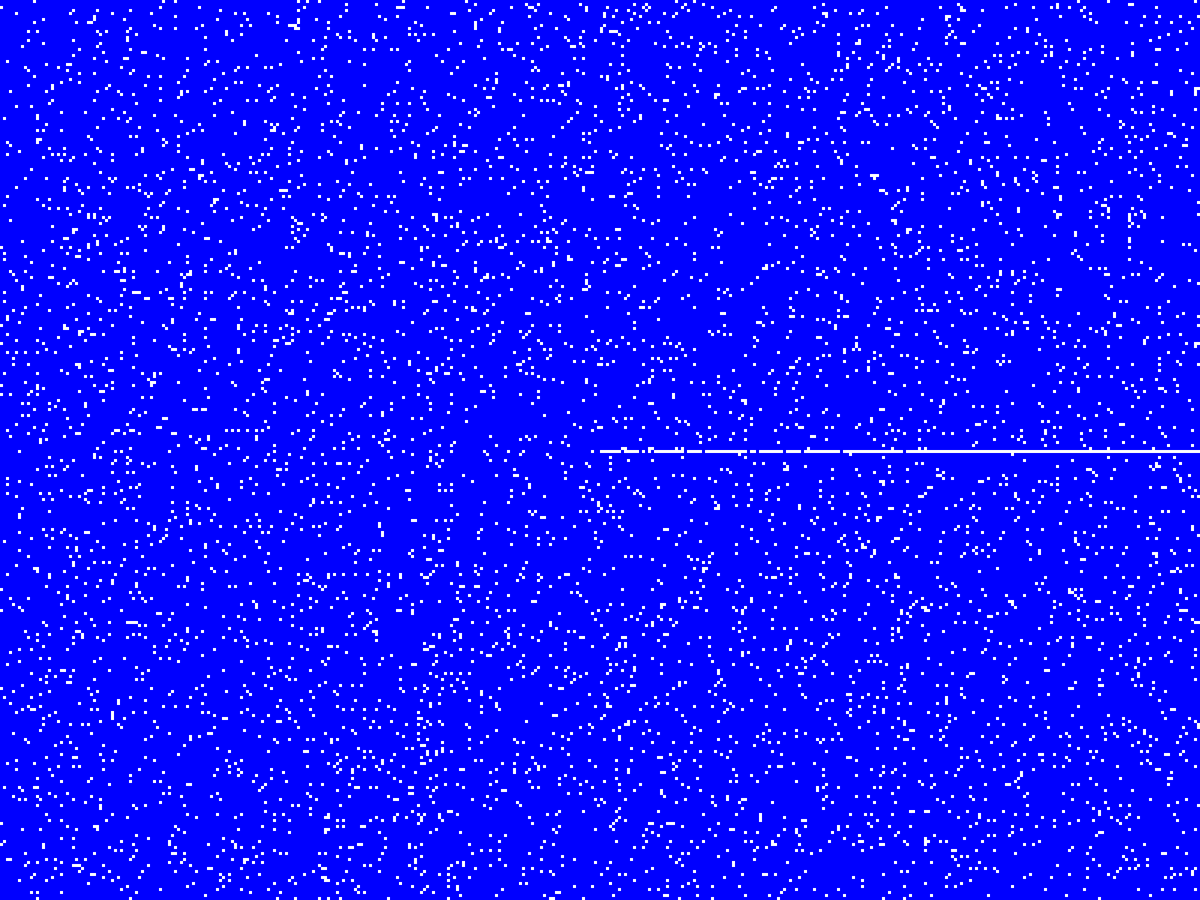
Frame 1 (no input)
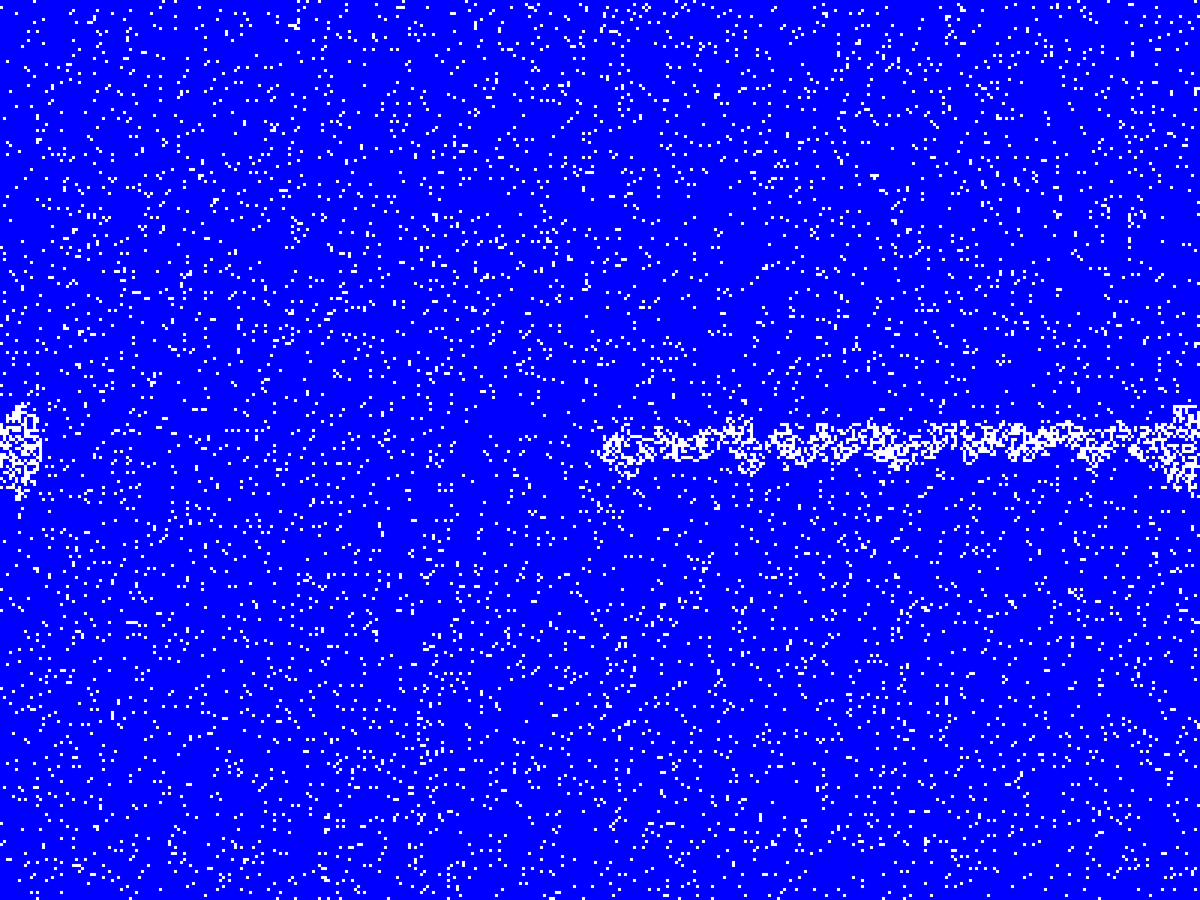
Frame 60 (the mouse pressed at the canvas centre just before this capture)
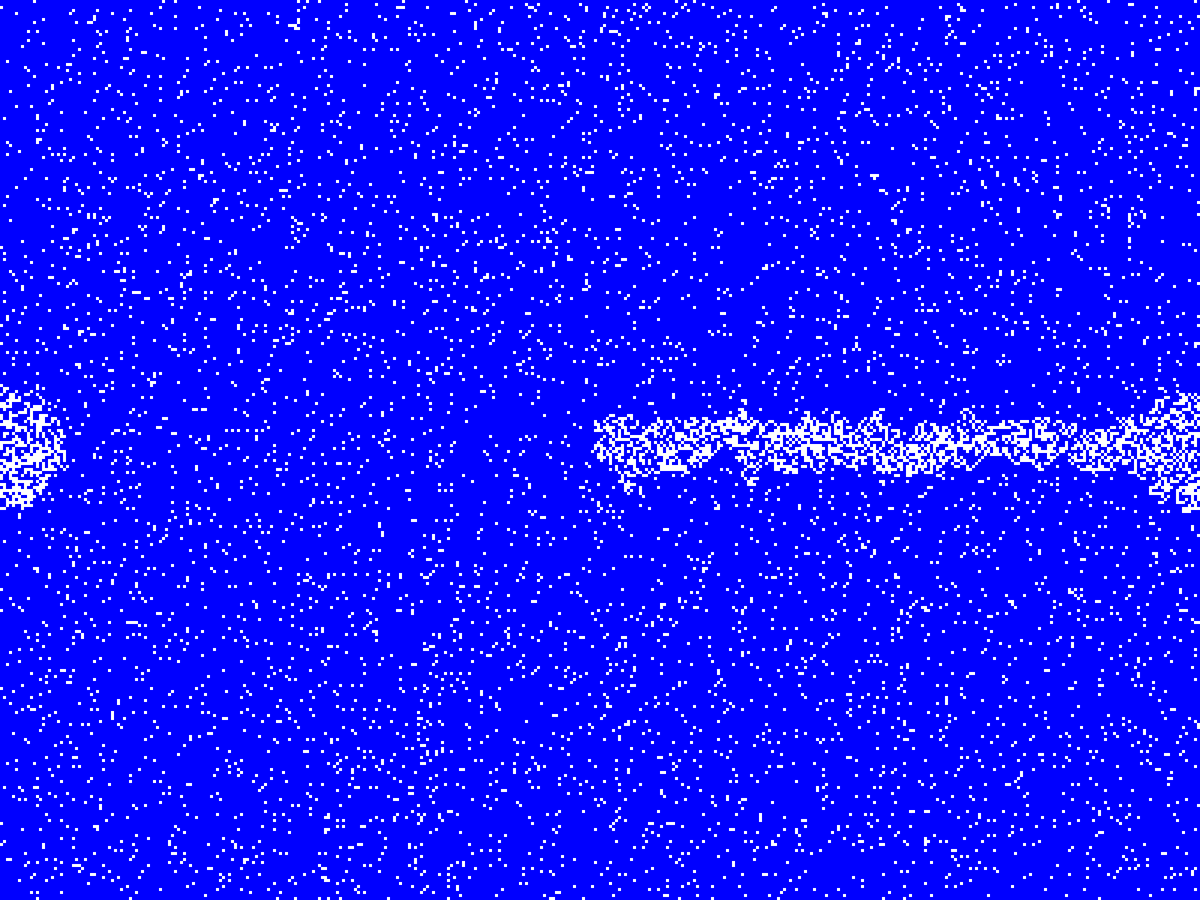
Frame 120 (the mouse held since frame 60 and released just before this capture)

The Processing sketch that drew these frames (run headless with seeded random() and noise(); from frame 60 on, the mouse is pressed at the canvas centre):

// Processing sketch: Class04_Exercise03
// ── Class04_Exercise03.pde
int side = 4;
boolean[][] grid;
PVector[] ants;
PShader blur;


void setup() {
  fullScreen();
  background(0,0,255);
  int cols = width/side;
  int rows = height/side;
  grid = new boolean[cols][rows];
  boolean state;
  for (int i=0; i<grid.length; i++) {
    for (int j=0; j<grid[i].length; j++) {
      float pick = random(0, 20);
      state = false;
      if (pick>19)state = true;
      grid[i][j] = state;
    }
  }

  ants = new PVector[1000];
  for (int i=0; i<ants.length; i++) {
    ants[i] = new PVector(cols/2+i, rows/2);
  }
}


void draw() {
  background(0,0,255);
  for (int i=0; i<ants.length; i++) {
    int posX = int(ants[i].x);
    int posY = int(ants[i].y);
    int dir = int(ants[i].z);
    updateCA(i, posX, posY, dir);
  }
  displayCA();
}




void updateCA(int index, int i, int j, int d) {
  //WRAP
  if (i<0)i=grid.length-1;
  if (i>grid.length-1)i=0;
  if (j<0)j=grid[i].length-1;
  if (j>grid[i].length-1)j=0;
  
  grid[i][j] = !grid[i][j];

  if (grid[i][j]) {
    d++;
    d = d%4;
  } else {
    d--;
    d = d%4;
  }

  if (d<0)d=3;

  switch(d) {
  case 0:
    j--;
    break;
  case 1:
    i++;
    break;
  case 2:
    j++;
    break;
  case 3:
    i--;
    break;
  }

  ants[index].x = i;
  ants[index].y = j;
  ants[index].z = d;
}



void displayCA() {
  noStroke();
  for (int i=0; i<grid.length; i++) {
    for (int j=0; j<grid[i].length; j++) {
      noFill();
      if(grid[i][j])fill(255);
      rect(i*side, j*side, side, side);
    }
  }
}
